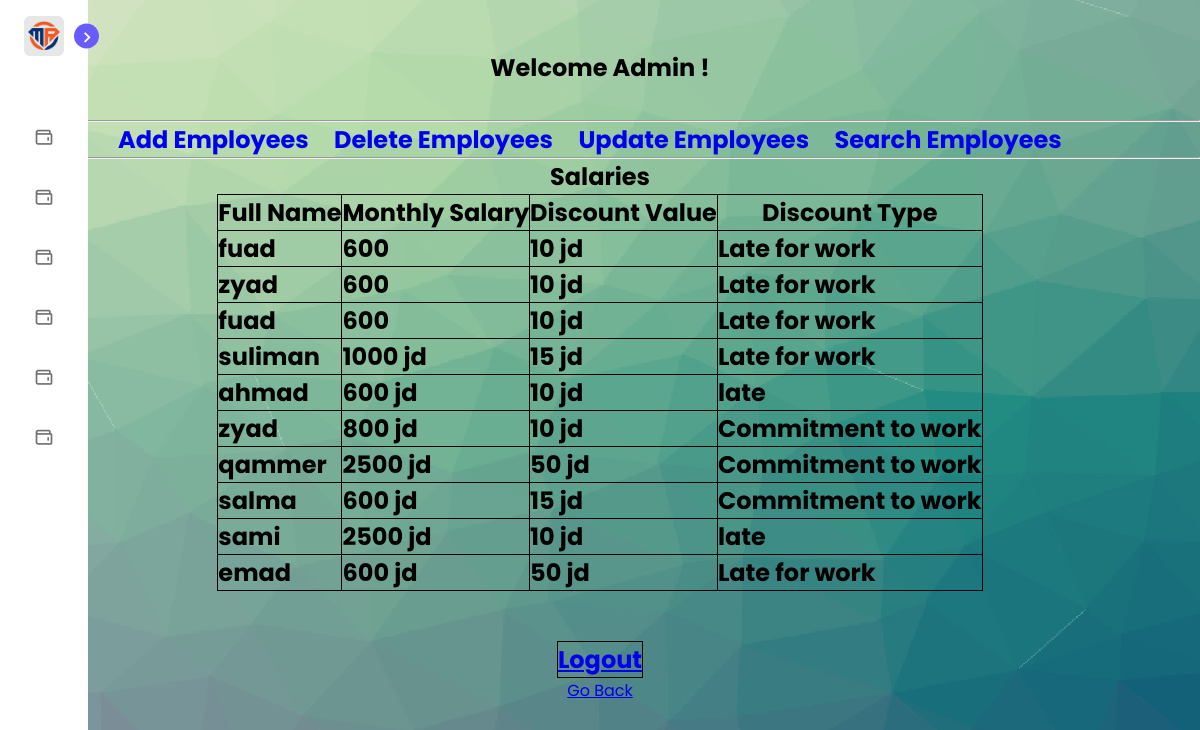
/admin/salaries.php (signed in), run on the app's committed database.
### tables this page shows
CREATE TABLE `salaries` (
  `FullName` varchar(150) NOT NULL,
  `MonthlySalary` varchar(150) NOT NULL,
  `DiscountValue` varchar(100) NOT NULL,
  `DiscountType` varchar(100) NOT NULL
);

### admin/salaries.php (the view, shortened to what this page needs)
<?php
include("../config.php");
function displayParticipants() {
    global $conn;
    $query = "SELECT * FROM salaries";
    $result = mysqli_query($conn, $query);
    if (mysqli_num_rows($result) > 0) {
        echo "<h2><table>
                <tr>
                    <th>Full Name</th>
                    <th>Monthly Salary</th>
                    <th>Discount Value</th>
                    <th>Discount Type</th>
                </tr></h2>";
        while ($row = mysqli_fetch_assoc($result)) {
            echo " <tr>
                    <td>".$row['FullName']."</td>
                    <td>".$row['MonthlySalary']."</td>
                    <td>".$row['DiscountValue']."</td>
                    <td>".$row['DiscountType']."</td>
                </tr>";
        }
    } else {
        echo "No participants found.";
    }
}
?>
<!DOCTYPE html>
<html>
<head>
    <link rel="stylesheet" href="style.css">
    <link href='https://unpkg.com/boxicons@2.1.1/css/boxicons.min.css' rel='stylesheet'>
</head>
<body background="photo.png" >
<nav class="sidebar close">
        <header>
            <div class="image-text">
                <span class="image">
                    <img src="logo.png" alt="">
                </span>
            </div>
            <i class='bx bx-chevron-right toggle'></i>
        </header>
        <div class="menu-bar">
            <div class="menu">
                <ul class="menu-links">
                    <li class="nav-link">
                        <a href="attendancerecord.php">
						<i class='bx bx-wallet icon' ></i>
                        </a>
                    </li>
                    <li class="nav-link">
                        <a href="category.php">
                            <i class='bx bx-wallet icon' ></i>
                        </a>
                    </li>
                    <li class="nav-link">
                        <a href="penalties.php">
                            <i class='bx bx-wallet icon' ></i>
                        </a>
                    </li>
                    <li class="nav-link">
                        <a href="rewards.php">
                            <i class='bx bx-wallet icon' ></i>
                        </a>
                    </li>
                    <li class="nav-link">
                        <a href="salaries.php">
                            <i class='bx bx-wallet icon' ></i>
                        </a>
                    </li>
                    <li class="nav-link">
                        <a href="staffevaluation.php">
                            <i class='bx bx-wallet icon' ></i>
                        </a>
                    </li>
                </ul>
            </div>
        </div>
    </nav>
<center>
<br></br>
    <h2 style="color:black;">Welcome Admin !</h2>
<h2>
	<br>
	<hr style="width:100%;text-align:left;margin-left:0">
   <a style="text-decoration:none" href="add_salaries.php">Add Employees</a> &nbsp &nbsp
   <a style="text-decoration:none" href="delete_salaries.php">Delete Employees</a> &nbsp &nbsp
   <a style="text-decoration:none" href="update_salaries.php">Update Employees</a> &nbsp &nbsp
   <a style="text-decoration:none" href="search_salaries.php">Search Employees</a> &nbsp &nbsp
    <hr style="width:100%;text-align:left;margin-left:0">
  </h2>
   <h3>
    <h2 style="color:black;">Salaries</h2>
    <?php displayParticipants(); ?>
</h3>
<br></br>
	<table >
  <tr>
    <th><h2> <a  href="../logout.php">Logout</a></h2></th>
  </tr>
  </table>
    <a href="index.php">Go Back</a>
	</center>
</body>
</html>

### admin/style.css (style rules this page uses)
* { margin: 0; padding: 0; box-sizing: border-box; font-family: 'Poppins', sans-serif; }
:root { --body-color: #E4E9F7; --sidebar-color: #FFF; --primary-color: #695CFE; --primary-color-light: #F6F5FF; --toggle-color: #DDD; --text-color: #707070; --tran-03: all 0.2s ease; --tran-03: all 0.3s ease; --tran-04: all 0.3s ease; --tran-05: all 0.3s ease; }
body { min-height: 100vh; background-color: var(--body-color); transition: var(--tran-05); }
.sidebar { position: fixed; top: 0; left: 0; height: 100%; width: 250px; padding: 10px 14px; background: var(--sidebar-color); transition: var(--tran-05); z-index: 100; }
.sidebar.close { width: 88px; }
.sidebar li { height: 50px; list-style: none; display: flex; align-items: center; margin-top: 10px; }
.sidebar header .image, .sidebar .icon { min-width: 60px; border-radius: 6px; }
.sidebar .icon { min-width: 60px; border-radius: 6px; height: 100%; display: flex; align-items: center; justify-content: center; font-size: 20px; }
.sidebar .text, .sidebar .icon { color: var(--text-color); transition: var(--tran-03); }
.sidebar header { position: relative; }
.sidebar header .image-text { display: flex; align-items: center; }
.sidebar header .image { display: flex; align-items: center; justify-content: center; }
.sidebar header .image img { width: 40px; border-radius: 6px; }
.sidebar header .toggle { position: absolute; top: 50%; right: -25px; transform: translateY(-50%) rotate(180deg); height: 25px; width: 25px; background-color: var(--primary-color); color: var(--sidebar-color); border-radius: 50%; display: flex; align-items: center; justify-content: center; font-size: 22px; cursor: pointer; transition: var(--tran-05); }
.sidebar.close .toggle { transform: translateY(-50%) rotate(0deg); }
.sidebar .menu { margin-top: 40px; }
.sidebar li a { list-style: none; height: 100%; background-color: transparent; display: flex; align-items: center; height: 100%; width: 100%; border-radius: 6px; text-decoration: none; transition: var(--tran-03); }
.sidebar .menu-bar { height: calc(100% - 55px); display: flex; flex-direction: column; justify-content: space-between; overflow-y: scroll; }

### admin/salaries.php (style rules this page uses)
table, th, td { border: 1px solid black; border-collapse: collapse; }

### data on the page
salaries: FullName "fuad", MonthlySalary "600", DiscountValue "10 jd", DiscountType "Late for work"
salaries: FullName "zyad", MonthlySalary "600", DiscountValue "10 jd", DiscountType "Late for work"
salaries: FullName "fuad", MonthlySalary "600", DiscountValue "10 jd", DiscountType "Late for work"
salaries: FullName "suliman", MonthlySalary "1000 jd", DiscountValue "15 jd", DiscountType "Late for work"
salaries: FullName "ahmad", MonthlySalary "600 jd", DiscountValue "10 jd", DiscountType "late"
salaries: FullName "zyad", MonthlySalary "800 jd", DiscountValue "10 jd", DiscountType "Commitment to work"
salaries: FullName "qammer", MonthlySalary "2500 jd", DiscountValue "50 jd", DiscountType "Commitment to work"
salaries: FullName "salma", MonthlySalary "600 jd", DiscountValue "15 jd", DiscountType "Commitment to work"
salaries: FullName "sami", MonthlySalary "2500 jd", DiscountValue "10 jd", DiscountType "late"
salaries: FullName "emad", MonthlySalary "600 jd", DiscountValue "50 jd", DiscountType "Late for work"
